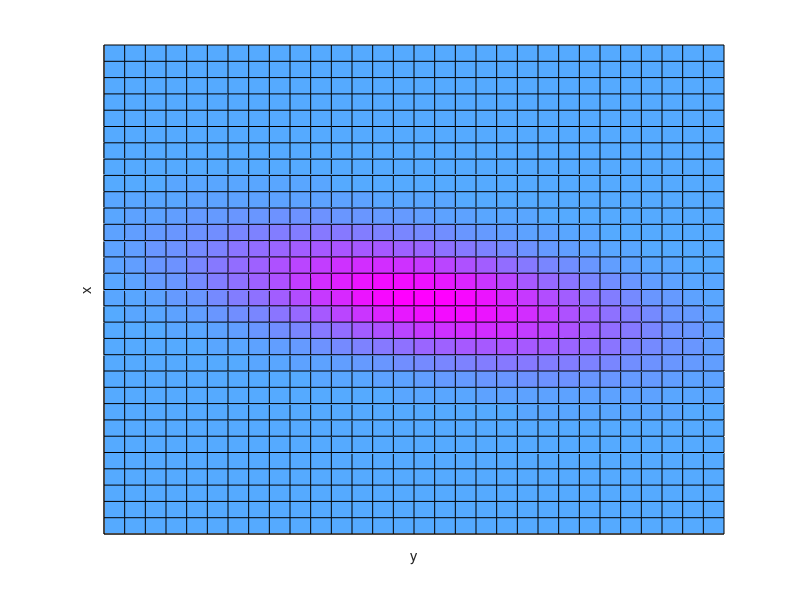

The MATLAB source for this figure:
clear
close
mu = [0 0];
Sigma = [.25 0.3; 0.3 1.55];
x1 = -3:.2:3; x2 = -3:.2:3;

% Create figure
figure1 = figure('Color',[1 1 1]);

% Create axes
axes1 = axes('Parent',figure1,'YTick',zeros(1,0),'XTickLabel',{},...
    'XTick',zeros(1,0),...
    'CLim',[-0.207202087183489 0.414404174366977]);
%% Uncomment the following line to preserve the X-limits of the axes
% xlim(axes1,[-2.5 2.5]);
%% Uncomment the following line to preserve the Y-limits of the axes
% ylim(axes1,[-2.5 2.5]);
%% Uncomment the following line to preserve the Z-limits of the axes
% zlim(axes1,[0 0.4]);
view(axes1,[90 90]);
grid(axes1,'on');
hold(axes1,'all');
colormap(cool);

[X1,X2] = meshgrid(x1,x2);
F = mvnpdf([X1(:) X2(:)],mu,Sigma);
F = reshape(F,length(x2),length(x1));
surf(x1,x2,F);
caxis([min(F(:))-.5*range(F(:)),max(F(:))]);
axis([-3 3 -3 3 0 .4])
xlabel('x'); ylabel('y'); zlabel('Vertical velocity')